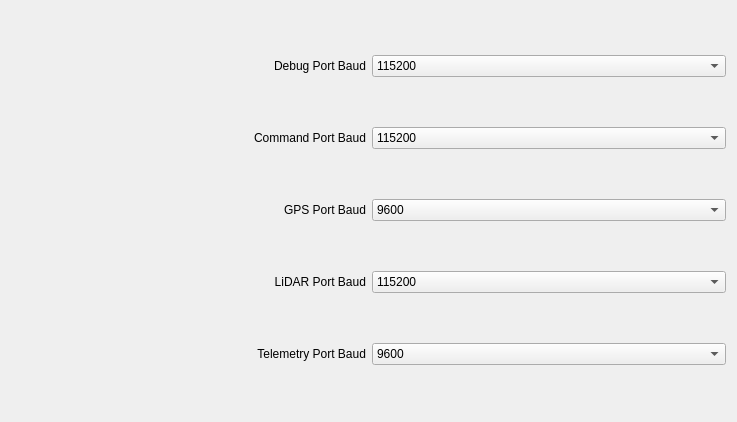
             <widget class="QWidget" name="scrollAreaWidgetContents">
              <property name="geometry">
               <rect>
                <x>0</x>
                <y>0</y>
                <width>737</width>
                <height>422</height>
               </rect>
              </property>
              <layout class="QVBoxLayout" name="verticalLayout_3">
               <item>
                <layout class="QHBoxLayout" name="horizontalLayout">
                 <item>
                  <widget class="QLabel" name="label">
                   <property name="text">
                    <string>Debug Port Baud</string>
                   </property>
                   <property name="alignment">
                    <set>Qt::AlignRight|Qt::AlignTrailing|Qt::AlignVCenter</set>
                   </property>
                  </widget>
                 </item>
                 <item>
                  <widget class="QComboBox" name="debug_baud">
                   <property name="currentIndex">
                    <number>8</number>
                   </property>
                   <item>
                    <property name="text">
                     <string>300</string>
                    </property>
                   </item>
                   <item>
                    <property name="text">
                     <string>1200</string>
                    </property>
                   </item>
                   <item>
                    <property name="text">
                     <string>2400</string>
                    </property>
                   </item>
                   <item>
                    <property name="text">
                     <string>4800</string>
                    </property>
                   </item>
                   <item>
                    <property name="text">
                     <string>9600</string>
                    </property>
                   </item>
                   <item>
                    <property name="text">
                     <string>19200</string>
                    </property>
                   </item>
                   <item>
                    <property name="text">
                     <string>38400</string>
                    </property>
                   </item>
                   <item>
                    <property name="text">
                     <string>57600</string>
                    </property>
                   </item>
                   <item>
                    <property name="text">
                     <string>115200</string>
                    </property>
                   </item>
                   <item>
                    <property name="text">
                     <string>230400</string>
                    </property>
                   </item>
                   <item>
                    <property name="text">
                     <string>250000</string>
                    </property>
                   </item>
                   <item>
                    <property name="text">
                     <string>460800</string>
                    </property>
                   </item>
                   <item>
                    <property name="text">
                     <string>500000</string>
                    </property>
                   </item>
                   <item>
                    <property name="text">
                     <string>921600</string>
                    </property>
                   </item>
                   <item>
                    <property name="text">
                     <string>1000000</string>
                    </property>
                   </item>
                   <item>
                    <property name="text">
                     <string>2000000</string>
                    </property>
                   </item>
                  </widget>
                 </item>
                </layout>
               </item>
               <item>
                <layout class="QHBoxLayout" name="horizontalLayout_2">
                 <item>
                  <widget class="QLabel" name="label_2">
                   <property name="text">
                    <string>Command Port Baud</string>
                   </property>
                   <property name="alignment">
                    <set>Qt::AlignRight|Qt::AlignTrailing|Qt::AlignVCenter</set>
                   </property>
                  </widget>
                 </item>
                 <item>
                  <widget class="QComboBox" name="command_baud">
                   <property name="currentIndex">
                    <number>8</number>
                   </property>
                   <item>
                    <property name="text">
                     <string>300</string>
                    </property>
                   </item>
                   <item>
                    <property name="text">
                     <string>1200</string>
                    </property>
                   </item>
                   <item>
                    <property name="text">
                     <string>2400</string>
                    </property>
                   </item>
                   <item>
                    <property name="text">
                     <string>4800</string>
                    </property>
                   </item>
                   <item>
                    <property name="text">
                     <string>9600</string>
                    </property>
                   </item>
                   <item>
                    <property name="text">
                     <string>19200</string>
                    </property>
                   </item>
                   <item>
                    <property name="text">
                     <string>38400</string>
                    </property>
                   </item>
                   <item>
                    <property name="text">
                     <string>57600</string>
                    </property>
                   </item>
                   <item>
                    <property name="text">
                     <string>115200</string>
                    </property>
                   </item>
                   <item>
                    <property name="text">
                     <string>230400</string>
                    </property>
                   </item>
                   <item>
                    <property name="text">
                     <string>250000</string>
                    </property>
                   </item>
                   <item>
                    <property name="text">
                     <string>460800</string>
                    </property>
                   </item>
                   <item>
                    <property name="text">
                     <string>500000</string>
                    </property>
                   </item>
                   <item>
                    <property name="text">
                     <string>921600</string>
                    </property>
                   </item>
                   <item>
                    <property name="text">
                     <string>1000000</string>
                    </property>
                   </item>
                   <item>
                    <property name="text">
                     <string>2000000</string>
                    </property>
                   </item>
                  </widget>
                 </item>
                </layout>
               </item>
               <item>
                <layout class="QHBoxLayout" name="horizontalLayout_3">
                 <item>
                  <widget class="QLabel" name="label_3">
                   <property name="text">
                    <string>GPS Port Baud</string>
                   </property>
                   <property name="alignment">
                    <set>Qt::AlignRight|Qt::AlignTrailing|Qt::AlignVCenter</set>
                   </property>
                  </widget>
                 </item>
                 <item>
                  <widget class="QComboBox" name="gps_baud">
                   <property name="currentText">
                    <string>9600</string>
                   </property>
                   <property name="currentIndex">
                    <number>4</number>
                   </property>
                   <item>
                    <property name="text">
                     <string>300</string>
                    </property>
                   </item>
                   <item>
                    <property name="text">
                     <string>1200</string>
                    </property>
                   </item>
                   <item>
                    <property name="text">
                     <string>2400</string>
                    </property>
                   </item>
                   <item>
                    <property name="text">
                     <string>4800</string>
                    </property>
                   </item>
                   <item>
                    <property name="text">
                     <string>9600</string>
                    </property>
                   </item>
                   <item>
                    <property name="text">
                     <string>19200</string>
                    </property>
                   </item>
                   <item>
                    <property name="text">
                     <string>38400</string>
                    </property>
                   </item>
                   <item>
                    <property name="text">
                     <string>57600</string>
                    </property>
                   </item>
                   <item>
                    <property name="text">
                     <string>115200</string>
                    </property>
                   </item>
                   <item>
                    <property name="text">
                     <string>230400</string>
                    </property>
                   </item>
                   <item>
                    <property name="text">
                     <string>250000</string>
                    </property>
                   </item>
                   <item>
                    <property name="text">
                     <string>460800</string>
                    </property>
                   </item>
                   <item>
                    <property name="text">
                     <string>500000</string>
                    </property>
                   </item>
                   <item>
                    <property name="text">
                     <string>921600</string>
                    </property>
                   </item>
                   <item>
                    <property name="text">
                     <string>1000000</string>
                    </property>
                   </item>
                   <item>
                    <property name="text">
                     <string>2000000</string>
                    </property>
                   </item>
                  </widget>
                 </item>
                </layout>
               </item>
               <item>
                <layout class="QHBoxLayout" name="horizontalLayout_5">
                 <item>
                  <widget class="QLabel" name="label_4">
                   <property name="text">
                    <string>LiDAR Port Baud</string>
                   </property>
                   <property name="alignment">
                    <set>Qt::AlignRight|Qt::AlignTrailing|Qt::AlignVCenter</set>
                   </property>
                  </widget>
                 </item>
                 <item>
                  <widget class="QComboBox" name="lidar_baud">
                   <property name="currentText">
                    <string>115200</string>
                   </property>
                   <property name="currentIndex">
                    <number>8</number>
                   </property>
                   <item>
                    <property name="text">
                     <string>300</string>
                    </property>
                   </item>
                   <item>
                    <property name="text">
                     <string>1200</string>
                    </property>
                   </item>
                   <item>
                    <property name="text">
                     <string>2400</string>
                    </property>
                   </item>
                   <item>
                    <property name="text">
                     <string>4800</string>
                    </property>
                   </item>
                   <item>
                    <property name="text">
                     <string>9600</string>
                    </property>
                   </item>
                   <item>
                    <property name="text">
                     <string>19200</string>
                    </property>
                   </item>
                   <item>
                    <property name="text">
                     <string>38400</string>
                    </property>
                   </item>
                   <item>
                    <property name="text">
                     <string>57600</string>
                    </property>
                   </item>
                   <item>
                    <property name="text">
                     <string>115200</string>
                    </property>
                   </item>
                   <item>
                    <property name="text">
                     <string>230400</string>
                    </property>
                   </item>
                   <item>
                    <property name="text">
                     <string>250000</string>
                    </property>
                   </item>
                   <item>
                    <property name="text">
                     <string>460800</string>
                    </property>
                   </item>
                   <item>
                    <property name="text">
                     <string>500000</string>
                    </property>
                   </item>
                   <item>
                    <property name="text">
                     <string>921600</string>
                    </property>
                   </item>
                   <item>
                    <property name="text">
                     <string>1000000</string>
                    </property>
                   </item>
                   <item>
                    <property name="text">
                     <string>2000000</string>
                    </property>
                   </item>
                  </widget>
                 </item>
                </layout>
               </item>
               <item>
                <layout class="QHBoxLayout" name="horizontalLayout_6">
                 <item>
                  <widget class="QLabel" name="label_6">
                   <property name="text">
                    <string>Telemetry Port Baud</string>
                   </property>
                   <property name="alignment">
                    <set>Qt::AlignRight|Qt::AlignTrailing|Qt::AlignVCenter</set>
                   </property>
                  </widget>
                 </item>
                 <item>
                  <widget class="QComboBox" name="telem_baud">
                   <property name="currentIndex">
                    <number>4</number>
                   </property>
                   <item>
                    <property name="text">
                     <string>300</string>
                    </property>
                   </item>
                   <item>
                    <property name="text">
                     <string>1200</string>
                    </property>
                   </item>
                   <item>
                    <property name="text">
                     <string>2400</string>
                    </property>
                   </item>
                   <item>
                    <property name="text">
                     <string>4800</string>
                    </property>
                   </item>
                   <item>
                    <property name="text">
                     <string>9600</string>
                    </property>
                   </item>
                   <item>
                    <property name="text">
                     <string>19200</string>
                    </property>
                   </item>
                   <item>
                    <property name="text">
                     <string>38400</string>
                    </property>
                   </item>
                   <item>
                    <property name="text">
                     <string>57600</string>
                    </property>
                   </item>
                   <item>
                    <property name="text">
                     <string>115200</string>
                    </property>
                   </item>
                   <item>
                    <property name="text">
                     <string>230400</string>
                    </property>
                   </item>
                   <item>
                    <property name="text">
                     <string>250000</string>
                    </property>
                   </item>
                   <item>
                    <property name="text">
                     <string>460800</string>
                    </property>
                   </item>
                   <item>
                    <property name="text">
                     <string>500000</string>
                    </property>
                   </item>
                   <item>
                    <property name="text">
                     <string>921600</string>
                    </property>
                   </item>
                   <item>
                    <property name="text">
                     <string>1000000</string>
                    </property>
                   </item>
                   <item>
                    <property name="text">
                     <string>2000000</string>
                    </property>
                   </item>
                  </widget>
                 </item>
                </layout>
               </item>
              </layout>
             </widget>
